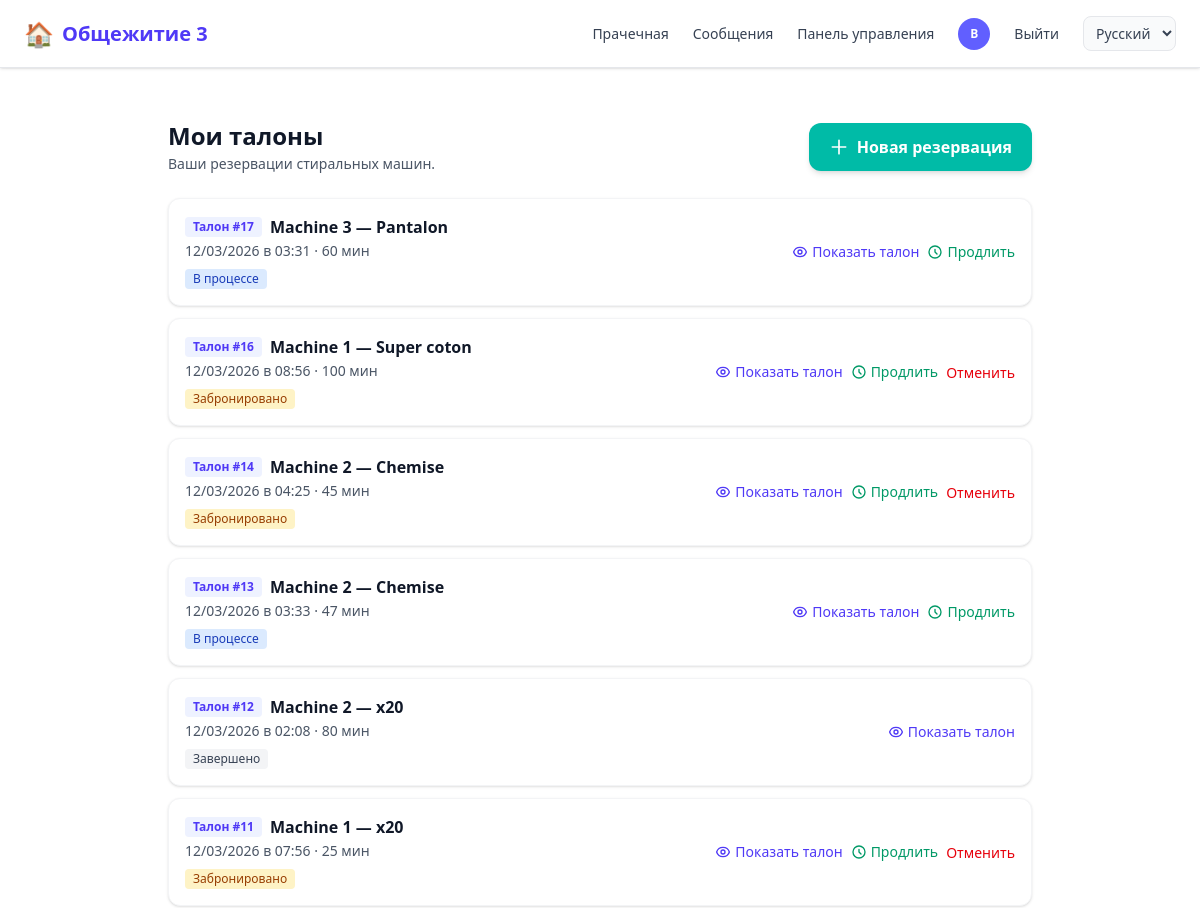
The app's page /laverie/mes-tickets/ (signed in, upper part), older data.
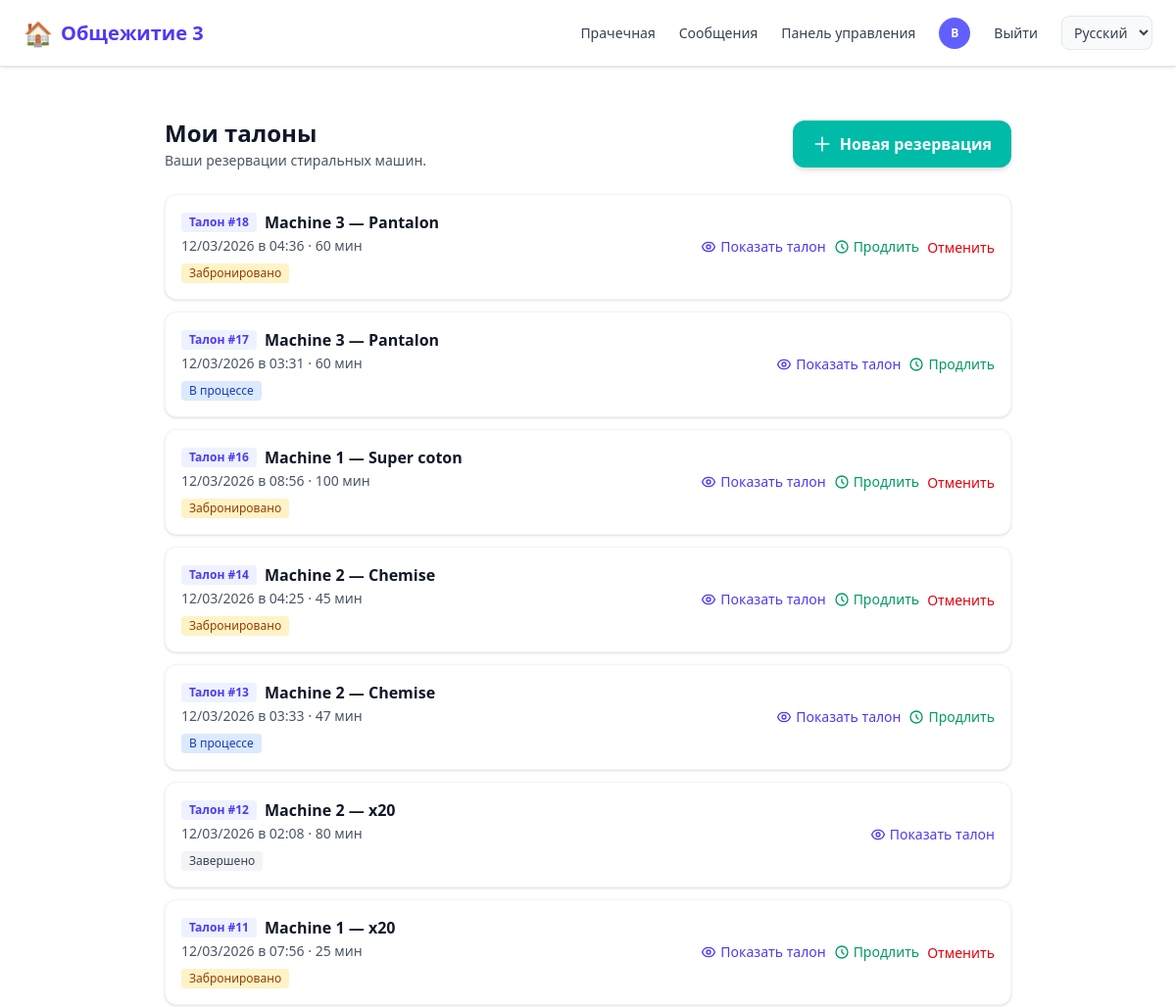
The same page, newer data.
### comptes/models.py (models this page shows, shortened)
class CustomUser(AbstractUser):
    USER_TYPES = (
        ('ADMIN', 'Administrateur'),
        ('client', 'Client'),
        ('vendeur', 'Vendeur'),
        ('coursier', 'Coursier'),
    )
    user_type = models.CharField(max_length=22, choices=USER_TYPES, default="client")
    email = models.EmailField('Adresse email', unique=True,max_length=50)
    telephone = models.CharField(max_length=20, unique=True, blank=True)
    photo = models.ImageField(upload_to=user_photo_upload_to, null=True, blank=True)
    is_premium = models.BooleanField(default=False)
    GENRE = (('masculin', 'Masculin'), ('feminin', 'Féminin'))
    genre = models.CharField(max_length=22, choices=GENRE, null=True, blank=True)
    date_inscription = models.DateField(auto_now_add=True)
    latitude = models.DecimalField(max_digits=9, decimal_places=6, blank=True, null=True)
    longitude = models.DecimalField(max_digits=9, decimal_places=6, blank=True, null=True)
    last_activity = models.DateTimeField(null=True, blank=True, verbose_name="Dernière activité")
    REQUIRED_FIELDS = ['email', 'user_type']

### laverie/models.py (models this page shows, shortened)
class Reservation(models.Model):
    STATUT_CHOICES = [
        ('reserve', _('Reserved')),
        ('en_cours', _('In progress')),
        ('termine', _('Completed')),
        ('annule', _('Cancelled')),
    ]
    utilisateur = models.ForeignKey(
        settings.AUTH_USER_MODEL,
        on_delete=models.CASCADE,
        related_name='reservations_laverie'
    )
    machine = models.ForeignKey(Machine, on_delete=models.CASCADE, related_name='reservations')
    fonction = models.ForeignKey(
        FonctionMachine,
        on_delete=models.CASCADE,
        related_name='reservations',
        null=True,
        blank=True
    )
    debut = models.DateTimeField()
    fin = models.DateTimeField()
    statut = models.CharField(max_length=20, choices=STATUT_CHOICES, default='reserve')
    date_creation = models.DateTimeField(auto_now_add=True)
    numero = models.PositiveIntegerField(
        unique=True,
        null=True,
        blank=True,
        help_text="Numéro de ticket (séquentiel, affiché à l'utilisateur)",
    )
    class Meta:
        ordering = ['-debut']
    def duree_minutes(self):
        if self.debut and self.fin:
            delta = self.fin - self.debut
            return int(delta.total_seconds() / 60)
        if self.fonction:
            return self.fonction.duree_minutes
        return 0
    @classmethod
    def marquer_tickets_termines(cls):
        from django.utils import timezone
        now = timezone.now()
        return cls.objects.filter(
            statut__in=('reserve', 'en_cours'),
            fin__lt=now,
        ).update(statut='termine')
    @classmethod
    def marquer_tickets_en_cours(cls):
        from django.utils import timezone
        now = timezone.now()
        return cls.objects.filter(
            statut='reserve',
            debut__lte=now,
            fin__gte=now,
        ).update(statut='en_cours')

class Machine(models.Model):
    nom = models.CharField(max_length=100, help_text="Ex: Machine 1, Lave-linge A")
    ordre = models.PositiveSmallIntegerField(default=0, help_text="Ordre d'affichage")
    active = models.BooleanField(default=True)
    date_creation = models.DateTimeField(auto_now_add=True)
    class Meta:
        ordering = ['ordre', 'nom']

class FonctionMachine(models.Model):
    machine = models.ForeignKey(Machine, on_delete=models.CASCADE, related_name='fonctions')
    nom = models.CharField(max_length=80, help_text="Ex: Coton, Jeans, Délicat")
    duree_minutes = models.PositiveIntegerField(help_text="Durée du cycle en minutes")
    ordre = models.PositiveSmallIntegerField(default=0)
    active = models.BooleanField(default=True)
    class Meta:
        ordering = ['machine', 'ordre', 'nom']
        unique_together = [['machine', 'nom']]

### laverie/views.py (the view)
# urls.py: path('mes-tickets/', views.mes_tickets, name='mes_tickets'),
@login_required
def mes_tickets(request):
    Reservation.marquer_tickets_termines()
    Reservation.marquer_tickets_en_cours()
    reservations = list(
        Reservation.objects.filter(utilisateur=request.user)
        .select_related('machine', 'fonction')
        .order_by('-date_creation')
    )
    extensible_pks = set()
    for r in reservations:
        if r.statut in ('reserve', 'en_cours') and _max_fin_prolongation(r) > r.fin:
            extensible_pks.add(r.pk)
    lang = request.LANGUAGE_CODE or 'ru'
    i18n = _MES_TICKETS_STRINGS.get(lang, _MES_TICKETS_STRINGS['en'])
    return render(request, 'laverie/mes_tickets.html', {
        'reservations': reservations,
        'extensible_pks': extensible_pks,
        'i18n': i18n,
    })

### comptes/context_processors.py (called while the page is built)
def laverie_i18n_context(request):
    lang = getattr(request, 'LANGUAGE_CODE', None) or 'ru'
    return {'laverie_i18n': LAVERIE_I18N.get(lang, LAVERIE_I18N['en'])}

def notifications_context(request):
    context = {
        'pending_orders_count': 0,
        'packaged_orders_count': 0,
        'unread_messages_count': 0,
    }
    if request.user.is_authenticated:
        from chat.models import Message, Conversation
        conversations = Conversation.objects.filter(
            Q(participant1=request.user) | Q(participant2=request.user)
        )
        context['unread_messages_count'] = Message.objects.filter(
            Q(conversation__in=conversations) & ~Q(sender=request.user),
            lu=False
        ).count()
    return context

### laverie/views.py (called while the page is built)
def _max_fin_prolongation(resa):
    duree_prog = resa.fonction.duree_minutes if resa.fonction else 60
    return resa.debut + timedelta(minutes=duree_prog + MAX_EXTEND_MINUTES)

### templates/laverie/mes_tickets.html (shortened to what this page needs)
{% extends 'home.html' %}
{% load static %}
{% block contenu %}
<div class="max-w-4xl mx-auto py-4 sm:py-6 px-3 sm:px-4 pb-24 md:pb-8">
    <div class="flex flex-col sm:flex-row justify-between items-stretch sm:items-center gap-4 mb-6">
        <div>
            <h1 class="text-xl sm:text-2xl font-bold text-gray-900">{{ i18n.my_tickets }}</h1>
            <p class="text-gray-600 text-sm mt-0.5">{{ i18n.your_reservations }}</p>
        </div>
        <a href="{% url 'laverie:reserver' %}" class="bg-teal-500 hover:bg-teal-600 active:bg-teal-700 text-white px-5 py-3.5 sm:py-2.5 rounded-xl font-semibold transition inline-flex items-center justify-center gap-2 min-h-[48px] touch-manipulation shadow-md">
            <svg class="w-5 h-5 flex-shrink-0" fill="none" stroke="currentColor" viewBox="0 0 24 24"><path stroke-linecap="round" stroke-linejoin="round" stroke-width="2" d="M12 4v16m8-8H4"/></svg>
            {{ i18n.new_reservation }}
        </a>
    </div>
    {% if reservations %}
    <ul class="space-y-3">
        {% for r in reservations %}
        <li class="bg-white rounded-xl shadow border border-gray-100 p-4 flex flex-col sm:flex-row sm:items-center justify-between gap-3">
            <div class="flex-1">
                <div class="flex items-center gap-2 flex-wrap">
                    <span class="text-xs font-bold text-indigo-600 bg-indigo-50 px-2 py-0.5 rounded">{{ i18n.ticket }} #{{ r.numero|default:r.pk }}</span>
                    <span class="font-semibold text-gray-900">{{ r.machine.nom }} — {{ r.fonction.nom|default:"—" }}</span>
                </div>
                <div class="text-sm text-gray-600 mt-0.5">
                    {{ r.debut|date:"d/m/Y" }} {{ i18n.at }} {{ r.debut|time:"H:i" }} · {{ r.duree_minutes }} {{ i18n.min }}
                </div>
                <span class="inline-block mt-2 px-2 py-0.5 rounded text-xs font-medium
                    {% if r.statut == 'reserve' %}bg-amber-100 text-amber-800
                    {% elif r.statut == 'en_cours' %}bg-blue-100 text-blue-800
                    {% elif r.statut == 'termine' %}bg-gray-100 text-gray-700
                    {% else %}bg-red-100 text-red-800{% endif %}">
                    {% if r.statut == 'reserve' %}{{ i18n.status_reserve }}{% elif r.statut == 'en_cours' %}{{ i18n.status_en_cours }}{% elif r.statut == 'termine' %}{{ i18n.status_termine }}{% else %}{{ i18n.status_annule }}{% endif %}
                </span>
            </div>
            <div class="flex items-center gap-2 flex-wrap">
                <a href="{% url 'laverie:afficher_ticket' r.pk %}" class="inline-flex items-center gap-1 text-indigo-600 hover:text-indigo-700 text-sm font-medium" target="_blank" rel="noopener">
                    {{ i18n.show_ticket }}
                </a>
                {% if r.pk in extensible_pks %}
                <a href="{% url 'laverie:afficher_ticket' r.pk %}" class="inline-flex items-center gap-1 text-emerald-600 hover:text-emerald-700 text-sm font-medium">
                    <svg class="w-4 h-4" fill="none" stroke="currentColor" viewBox="0 0 24 24"><path stroke-linecap="round" stroke-linejoin="round" stroke-width="2" d="M12 8v4l3 3m6-3a9 9 0 11-18 0 9 9 0 0118 0z"/></svg>
                    {{ i18n.extend }}
                </a>
                {% endif %}
                {% if r.statut == 'reserve' %}
                <form action="{% url 'laverie:annuler_ticket' r.pk %}" method="post" class="inline" data-confirm="{{ i18n.cancel_this_reservation }}">
                    <button type="submit" class="text-red-600 hover:text-red-700 text-sm font-medium">{{ i18n.cancel }}</button>
                </form>
                {% endif %}
            </div>
        </li>
        {% endfor %}
    </ul>
    {% else %}
    <div class="bg-gray-50 rounded-xl p-8 text-center text-gray-500">
        <p class="mb-4">{{ i18n.no_reservations }}</p>
        <a href="{% url 'laverie:reserver' %}" class="text-teal-600 font-medium hover:underline">{{ i18n.book_slot }}</a>
    </div>
    {% endif %}
</div>
{% endblock %}

### templates/home.html (shortened to what this page needs)
{% load static %}
{% load i18n %}
<!DOCTYPE html>
<html lang="{% get_current_language as lang %}{{ lang }}" id="htmlElement">
<head>
 <script src="https://cdn.jsdelivr.net/npm/@tailwindcss/browser@4"></script>
</head>
<body class="bg-white text-gray-900 flex flex-col min-h-screen m-0 overflow-x-hidden">
    <header>
        {% include "nav_footer/nav.html" %}
    </header>
    <main id="mainContent" class="flex-grow lg:ml-0 px-2 sm:px-4 md:px-6 md:pt-24 pt-16 sm:pt-20">
        {% block contenu %}{% endblock %}
    </main>
</body>
</html>

### templates/nav_footer/nav.html (shortened to what this page needs)
{% load static %}
{% load i18n %}
<nav class="hidden md:flex fixed top-0 left-0 w-full z-50 bg-white border-b border-gray-200 shadow-sm">
  <div class="flex items-center justify-between w-full max-w-7xl mx-auto px-6 py-4">
    <a href="{% url 'home' %}"
       class="flex items-center space-x-2 text-indigo-600 text-xl font-semibold hover:opacity-90 transition">
      <span class="text-2xl">🏠</span>
      <span>{% trans "Dortoir 3" %}</span>
    </a>
    <div class="flex items-center space-x-6 text-sm font-medium">
      <a href="{% url 'laverie:accueil' %}"
         class="text-gray-700 hover:text-indigo-500 transition">
        {% trans "Laverie" %}
      </a>
      {% if user.is_authenticated %}
        <a href="{% url 'chat:mes_conversations' %}"
           class="relative text-gray-700 hover:text-indigo-500 transition"
           id="nav-link-messages-desktop">
          {% trans "Messages" %}
        </a>
        {% if user.user_type == 'ADMIN' %}
          <a href="{% url 'dashboard' %}"
             class="text-gray-700 hover:text-indigo-500 transition">
            {% trans "Dashboard" %}
          </a>
        {% endif %}
        <a href="{% url 'profile' %}" class="flex items-center">
          {% if user.photo %}
            <img src="{{ user.photo.url }}"
                 class="w-8 h-8 rounded-full object-cover border">
          {% else %}
            <div class="w-8 h-8 rounded-full bg-indigo-500 flex items-center justify-center text-white text-xs font-bold">
              {{ user.first_name|first|default:user.email|first|upper }}
            </div>
          {% endif %}
        </a>
        <a href="{% url 'logout' %}"
           class="text-gray-700 hover:text-red-500 transition">
          {% trans "Log out" %}
        </a>
      {% else %}
        <a href="{% url 'login' %}"
           class="text-gray-700 hover:text-indigo-500 transition">
          {% trans "Log in" %}
        </a>
      {% endif %}
      <form action="{% url 'set_language' %}" method="post" class="inline" id="lang-form-desktop">
        <select name="language" onchange="this.form.submit()" class="text-sm border border-gray-200 rounded-lg px-2 py-1.5 bg-gray-50 text-gray-700 cursor-pointer">
          {% get_current_language as CURRENT_LANG %}
          {% for code, name in LANGUAGES %}
          <option value="{{ code }}" {% if code == CURRENT_LANG %}selected{% endif %}>{{ name }}</option>
          {% endfor %}
        </select>
      </form>
    </div>
  </div>
</nav>
            {% get_current_language as CURRENT_LANG %}

### templates/nav_footer/footer.html (shortened to what this page needs)
{% load static %}
{% load i18n %}

Row changes from the older to the newer data that the page shows:
added Reservation: ticket "Талон", numero "18", machine.nom "Machine 3", fonction.nom "Pantalon", debut "12/03/2026", at "в", debut "04:36", duree_minutes "60", min "мин", status_reserve "Забронировано", show_ticket "Показать талон", extend "Продлить", cancel "Отменить"
